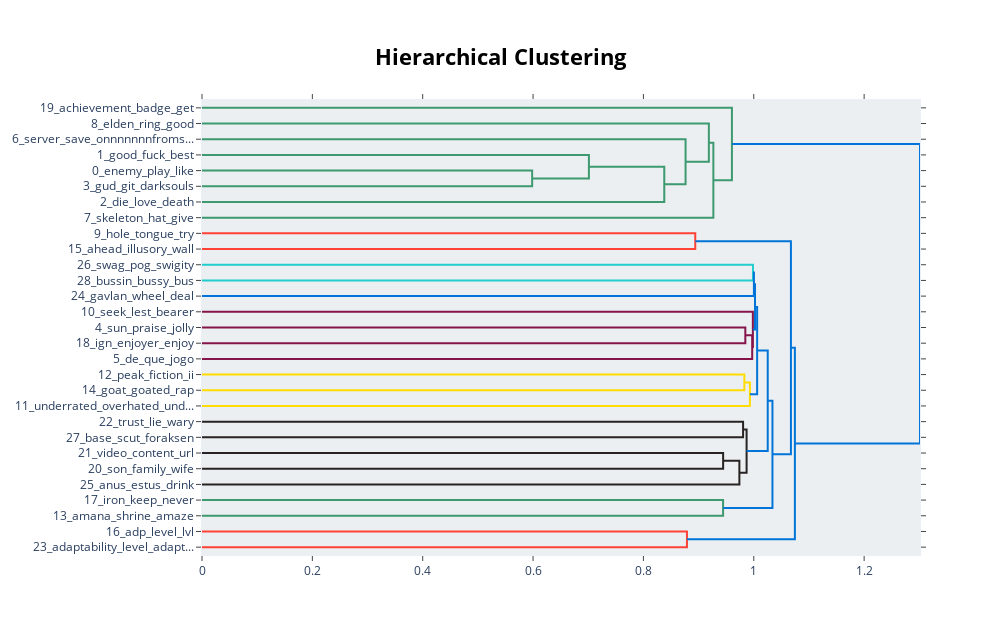

This figure's notebook cell:
### Code cell
topic_model.visualize_hierarchy()

### Figure 1 — Plotly figure (JSON) as saved in the notebook; plotly's stock layout.template omitted (floating-point values rounded to 4 significant figures)
{"data": [{"hoverinfo": "text", "marker": {"color": "rgb(61,153,112)"}, "mode": "lines", "type": "scatter", "x": [0, 0.5983, 0.5983, 0], "xaxis": "x", "y": [-45, -45, -55, -55], "yaxis": "y"}, {"hoverinfo": "text", "marker": {"color": "rgb(61,153,112)"}, "mode": "lines", "type": "scatter", "x": [0, 0.7012, 0.7012, 0.5983], "xaxis": "x", "y": [-35, -35, -50, -50], "yaxis": "y"}, {"hoverinfo": "text", "marker": {"color": "rgb(61,153,112)"}, "mode": "lines", "type": "scatter", "x": [0.7012, 0.8378, 0.8378, 0], "xaxis": "x", "y": [-42.5, -42.5, -65, -65], "yaxis": "y"}, {"hoverinfo": "text", "marker": {"color": "rgb(61,153,112)"}, "mode": "lines", "type": "scatter", "x": [0, 0.8764, 0.8764, 0.8378], "xaxis": "x", "y": [-25, -25, -53.75, -53.75], "yaxis": "y"}, {"hoverinfo": "text", "marker": {"color": "rgb(61,153,112)"}, "mode": "lines", "type": "scatter", "x": [0, 0.9186, 0.9186, 0.8764], "xaxis": "x", "y": [-15, -15, -39.38, -39.38], "yaxis": "y"}, {"hoverinfo": "text", "marker": {"color": "rgb(61,153,112)"}, "mode": "lines", "type": "scatter", "x": [0.9186, 0.9268, 0.9268, 0], "xaxis": "x", "y": [-27.19, -27.19, -75, -75], "yaxis": "y"}, {"hoverinfo": "text", "marker": {"color": "rgb(61,153,112)"}, "mode": "lines", "type": "scatter", "x": [0, 0.9604, 0.9604, 0.9268], "xaxis": "x", "y": [-5, -5, -51.09, -51.09], "yaxis": "y"}, {"hoverinfo": "text", "marker": {"color": "rgb(255,65,54)"}, "mode": "lines", "type": "scatter", "x": [0, 0.8939, 0.8939, 0], "xaxis": "x", "y": [-85, -85, -95, -95], "yaxis": "y"}, {"hoverinfo": "text", "marker": {"color": "rgb(35,205,205)"}, "mode": "lines", "type": "scatter", "x": [0, 0.9986, 0.9986, 0], "xaxis": "x", "y": [-105, -105, -115, -115], "yaxis": "y"}, {"hoverinfo": "text", "marker": {"color": "rgb(0,116,217)"}, "mode": "lines", "type": "scatter", "x": [0.9986, 1.0, 1.0, 0], "xaxis": "x", "y": [-110, -110, -125, -125], "yaxis": "y"}, {"hoverinfo": "text", "marker": {"color": "rgb(133,20,75)"}, "mode": "lines", "type": "scatter", "x": [0, 0.9847, 0.9847, 0], "xaxis": "x", "y": [-145, -145, -155, -155], "yaxis": "y"}, {"hoverinfo": "text", "marker": {"color": "rgb(133,20,75)"}, "mode": "lines", "type": "scatter", "x": [0.9847, 0.9971, 0.9971, 0], "xaxis": "x", "y": [-150, -150, -165, -165], "yaxis": "y"}, {"hoverinfo": "text", "marker": {"color": "rgb(133,20,75)"}, "mode": "lines", "type": "scatter", "x": [0, 0.9983, 0.9983, 0.9971], "xaxis": "x", "y": [-135, -135, -157.5, -157.5], "yaxis": "y"}, {"hoverinfo": "text", "marker": {"color": "rgb(0,116,217)"}, "mode": "lines", "type": "scatter", "x": [1.0, 1.002, 1.002, 0.9983], "xaxis": "x", "y": [-117.5, -117.5, -146.2, -146.2], "yaxis": "y"}, {"hoverinfo": "text", "marker": {"color": "rgb(255,220,0)"}, "mode": "lines", "type": "scatter", "x": [0, 0.983, 0.983, 0], "xaxis": "x", "y": [-175, -175, -185, -185], "yaxis": "y"}, {"hoverinfo": "text", "marker": {"color": "rgb(255,220,0)"}, "mode": "lines", "type": "scatter", "x": [0.983, 0.993, 0.993, 0], "xaxis": "x", "y": [-180, -180, -195, -195], "yaxis": "y"}, {"hoverinfo": "text", "marker": {"color": "rgb(0,116,217)"}, "mode": "lines", "type": "scatter", "x": [1.002, 1.006, 1.006, 0.993], "xaxis": "x", "y": [-131.9, -131.9, -187.5, -187.5], "yaxis": "y"}, {"hoverinfo": "text", "marker": {"color": "rgb(40,35,35)"}, "mode": "lines", "type": "scatter", "x": [0, 0.9806, 0.9806, 0], "xaxis": "x", "y": [-205, -205, -215, -215], "yaxis": "y"}, {"hoverinfo": "text", "marker": {"color": "rgb(40,35,35)"}, "mode": "lines", "type": "scatter", "x": [0, 0.9445, 0.9445, 0], "xaxis": "x", "y": [-225, -225, -235, -235], "yaxis": "y"}, {"hoverinfo": "text", "marker": {"color": "rgb(40,35,35)"}, "mode": "lines", "type": "scatter", "x": [0.9445, 0.9739, 0.9739, 0], "xaxis": "x", "y": [-230, -230, -245, -245], "yaxis": "y"}, {"hoverinfo": "text", "marker": {"color": "rgb(40,35,35)"}, "mode": "lines", "type": "scatter", "x": [0.9806, 0.987, 0.987, 0.9739], "xaxis": "x", "y": [-210, -210, -237.5, -237.5], "yaxis": "y"}, {"hoverinfo": "text", "marker": {"color": "rgb(0,116,217)"}, "mode": "lines", "type": "scatter", "x": [1.006, 1.025, 1.025, 0.987], "xaxis": "x", "y": [-159.7, -159.7, -223.8, -223.8], "yaxis": "y"}, {"hoverinfo": "text", "marker": {"color": "rgb(61,153,112)"}, "mode": "lines", "type": "scatter", "x": [0, 0.9444, 0.9444, 0], "xaxis": "x", "y": [-255, -255, -265, -265], "yaxis": "y"}, {"hoverinfo": "text", "marker": {"color": "rgb(0,116,217)"}, "mode": "lines", "type": "scatter", "x": [1.025, 1.034, 1.034, 0.9444], "xaxis": "x", "y": [-191.7, -191.7, -260, -260], "yaxis": "y"}, {"hoverinfo": "text", "marker": {"color": "rgb(0,116,217)"}, "mode": "lines", "type": "scatter", "x": [0.8939, 1.067, 1.067, 1.034], "xaxis": "x", "y": [-90, -90, -225.9, -225.9], "yaxis": "y"}, {"hoverinfo": "text", "marker": {"color": "rgb(255,65,54)"}, "mode": "lines", "type": "scatter", "x": [0, 0.8789, 0.8789, 0], "xaxis": "x", "y": [-275, -275, -285, -285], "yaxis": "y"}, {"hoverinfo": "text", "marker": {"color": "rgb(0,116,217)"}, "mode": "lines", "type": "scatter", "x": [1.067, 1.075, 1.075, 0.8789], "xaxis": "x", "y": [-157.9, -157.9, -280, -280], "yaxis": "y"}, {"hoverinfo": "text", "marker": {"color": "rgb(0,116,217)"}, "mode": "lines", "type": "scatter", "x": [0.9604, 1.301, 1.301, 1.075], "xaxis": "x", "y": [-28.05, -28.05, -219.0, -219.0], "yaxis": "y"}], "layout": {"autosize": false, "height": 635, "hoverlabel": {"bgcolor": "white", "font": {"family": "Rockwell", "size": 16}}, "hovermode": "closest", "plot_bgcolor": "#ECEFF1", "showlegend": false, "title": {"font": {"color": "Black", "size": 22}, "text": "<b>Hierarchical Clustering</b>", "x": 0.5, "xanchor": "center", "yanchor": "top"}, "width": 1000, "xaxis": {"mirror": "allticks", "rangemode": "tozero", "showgrid": false, "showline": true, "showticklabels": true, "ticks": "outside", "type": "linear", "zeroline": false}, "yaxis": {"mirror": "allticks", "range": [-290, 0], "rangemode": "tozero", "showgrid": false, "showline": true, "showticklabels": true, "tickmode": "array", "ticks": "outside", "ticktext": ["19_achievement_badge_get", "8_elden_ring_good", "6_server_save_onnnnnnnfroms...", "1_good_fuck_best", "0_enemy_play_like", "3_gud_git_darksouls", "2_die_love_death", "7_skeleton_hat_give", "9_hole_tongue_try", "15_ahead_illusory_wall", "26_swag_pog_swigity", "28_bussin_bussy_bus", "24_gavlan_wheel_deal", "10_seek_lest_bearer", "4_sun_praise_jolly", "18_ign_enjoyer_enjoy", "5_de_que_jogo", "12_peak_fiction_ii", "14_goat_goated_rap", "11_underrated_overhated_und...", "22_trust_lie_wary", "27_base_scut_foraksen", "21_video_content_url", "20_son_family_wife", "25_anus_estus_drink", "17_iron_keep_never", "13_amana_shrine_amaze", "16_adp_level_lvl", "23_adaptability_level_adapt..."], "tickvals": [-5, -15, -25, -35, -45, -55, -65, -75, -85, -95, -105, -115, -125, -135, -145, -155, -165, -175, -185, -195, -205, -215, -225, -235, -245, -255, -265, -275, -285], "type": "linear", "zeroline": false}}}
